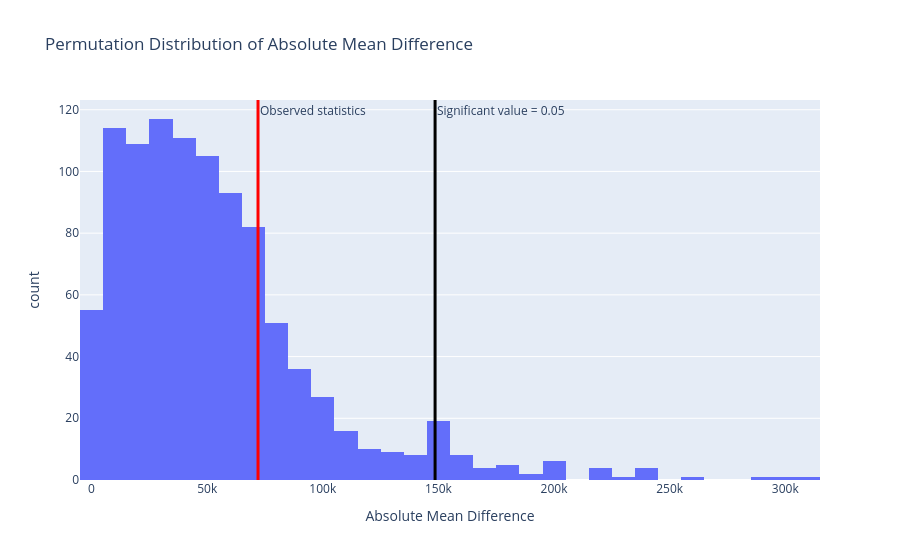

Notebook code cell kept with this figure:
### Markdown cell above
Then we set up a hypothesis test to find the missing mechanism of feature `Total_sales` by using permutation test. We will set the significance level into 0.05.

**Null Hypothesis:**  The distribution of `Customers_affected` is same when `Total_sales` is missing vs not missing.

**Alternate Hypothesis:** The distribution of `Customers_affected` is different when `Total_sales` is missing vs not missing.

**Test Statistic:** Absolute mean difference 

The following figure shows the result the permutation test. The test statistic is the total variance distance between two groups because "Year" is a categorical feature.

### Code cell
missing = cleaned_df["Total_sales"].isna()

obs_stat = diff_mean_stat(cleaned_df, missing, "Customers_affected")

perm_stats = []

for _ in range(1000):
    shuffled = pd.Series(np.random.permutation(missing), index=missing.index)
    perm_stats.append(
        diff_mean_stat(cleaned_df, shuffled, "Customers_affected")
    )

fig = px.histogram(
    perm_stats,
    nbins=40,
    title="Permutation Distribution of Absolute Mean Difference",
    labels={"value": "Absolute Mean Difference"},
)

fig.add_vline(
    x=obs_stat,
    line_color="red",
    line_width=3,
    annotation_text="Observed statistics",
    annotation_position="top right",
)

fig.add_vline(
    x=np.percentile(perm_stats, 95),
    line_color="black",
    line_width=3,
    annotation_text="Significant value = 0.05",
    annotation_position="top right",
)

fig.update_layout(showlegend=False)

fig.show()

# fig.write_html(
#     "/Users/wuyuming/Desktop/proj_4/proj04_page/graph/total_sales_missing_perm.html"
# )
p_value = (perm_stats >= obs_stat).mean()
print(f"p_value: {p_value}")

### Figure 1 — Plotly figure (JSON) as saved in the notebook; plotly's stock layout.template omitted (floating-point values rounded to 4 significant figures; data arrays with more than 128 entries replaced by an {"elided": "..."} marker saying what was removed)
{"data": [{"alignmentgroup": "True", "bingroup": "x", "hovertemplate": "variable=0<br>Absolute Mean Difference=%{x}<br>count=%{y}<extra></extra>", "legendgroup": "0", "marker": {"color": "#636efa", "pattern": {"shape": ""}}, "name": "0", "nbinsx": 40, "offsetgroup": "0", "orientation": "v", "showlegend": true, "type": "histogram", "x": {"elided": "1000 float values"}, "xaxis": "x", "yaxis": "y"}], "layout": {"annotations": [{"showarrow": false, "text": "Observed statistics", "x": 71980.0, "xanchor": "left", "xref": "x", "y": 1, "yanchor": "top", "yref": "y domain"}, {"showarrow": false, "text": "Significant value = 0.05", "x": 148500.0, "xanchor": "left", "xref": "x", "y": 1, "yanchor": "top", "yref": "y domain"}], "barmode": "relative", "legend": {"title": {"text": "variable"}, "tracegroupgap": 0}, "shapes": [{"line": {"color": "red", "width": 3}, "type": "line", "x0": 71980.0, "x1": 71980.0, "xref": "x", "y0": 0, "y1": 1, "yref": "y domain"}, {"line": {"color": "black", "width": 3}, "type": "line", "x0": 148500.0, "x1": 148500.0, "xref": "x", "y0": 0, "y1": 1, "yref": "y domain"}], "showlegend": false, "title": {"text": "Permutation Distribution of Absolute Mean Difference"}, "xaxis": {"anchor": "y", "domain": [0, 1], "title": {"text": "Absolute Mean Difference"}}, "yaxis": {"anchor": "x", "domain": [0, 1], "title": {"text": "count"}}}}
